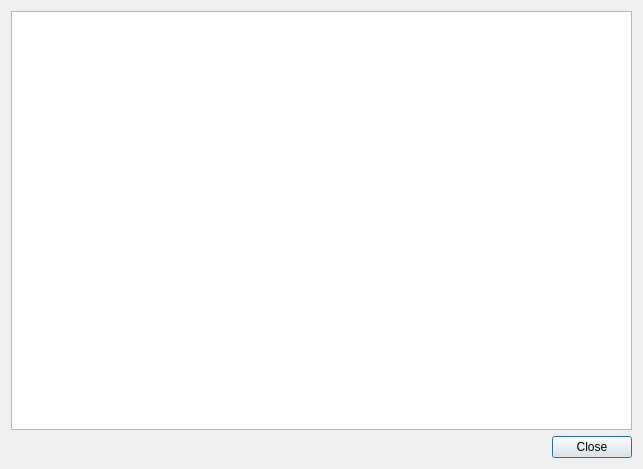
<ui version="4.0" >
 <class>OmgSupportedFileFormatsBase</class>
 <widget class="QDialog" name="OmgSupportedFileFormatsBase" >
  <property name="windowModality" >
   <enum>Qt::ApplicationModal</enum>
  </property>
  <property name="geometry" >
   <rect>
    <x>0</x>
    <y>0</y>
    <width>643</width>
    <height>469</height>
   </rect>
  </property>
  <property name="windowTitle" >
   <string>Supported Raster Formats (read)</string>
  </property>
  <layout class="QGridLayout" name="gridLayout" >
   <item row="0" column="0" >
    <widget class="QListWidget" name="lstSupportedFormats" />
   </item>
   <item row="1" column="0" >
    <layout class="QHBoxLayout" name="horizontalLayout" >
     <item>
      <spacer name="horizontalSpacer" >
       <property name="orientation" >
        <enum>Qt::Horizontal</enum>
       </property>
       <property name="sizeHint" stdset="0" >
        <size>
         <width>40</width>
         <height>20</height>
        </size>
       </property>
      </spacer>
     </item>
     <item>
      <widget class="QPushButton" name="pnbClose" >
       <property name="text" >
        <string>Close</string>
       </property>
      </widget>
     </item>
    </layout>
   </item>
  </layout>
 </widget>
 <resources/>
 <connections/>
</ui>
